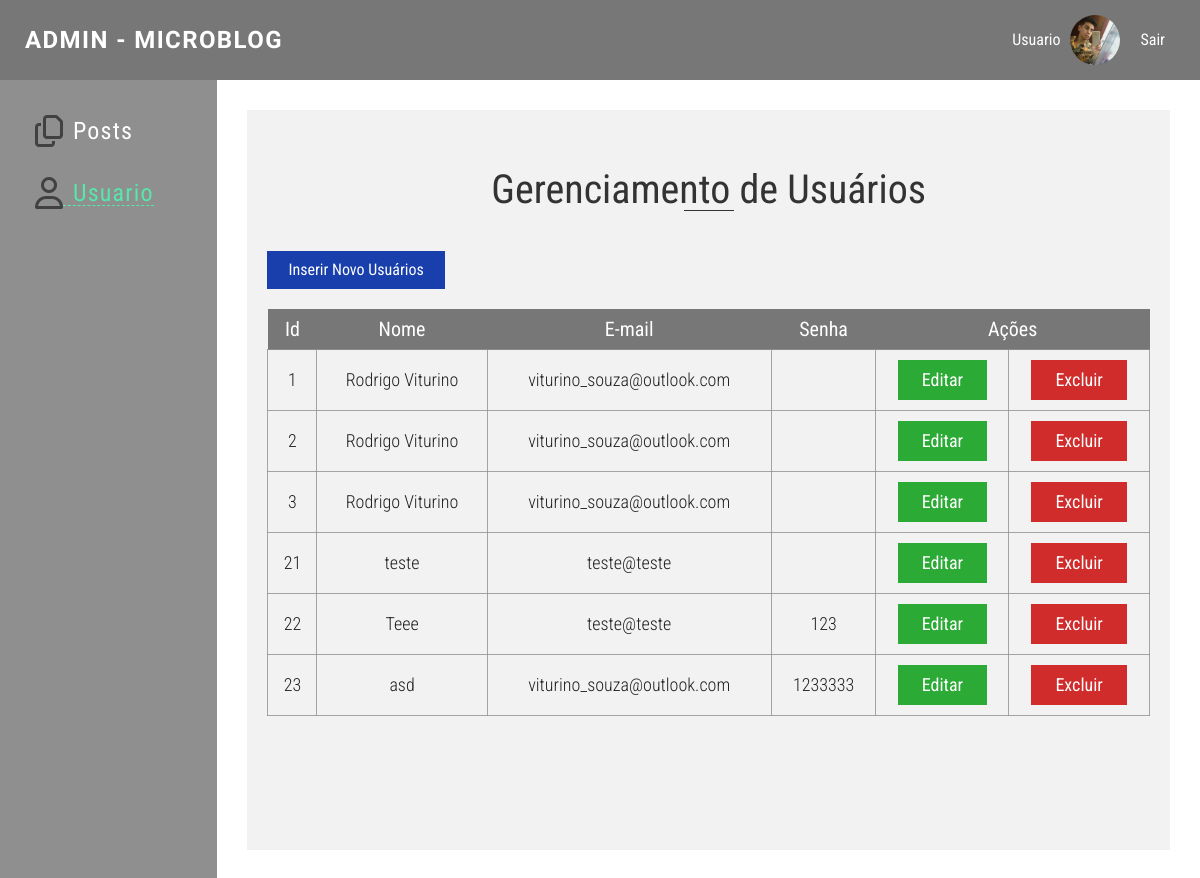
The app's page /admin-user.php with its own data.
### tables this page shows
CREATE TABLE IF NOT EXISTS `contatos` (
  `id` int(11) NOT NULL AUTO_INCREMENT,
  `nome` varchar(100) DEFAULT NULL,
  `email` varchar(100) NOT NULL,
  `senha` varchar(100) NOT NULL,
  PRIMARY KEY (`id`)
);

### config/Database.php (called while the page is built, shortened)
<?php
class Database {
    public $pdo;
    public function __construct(){
        $this->pdo = new PDO("mysql:dbname=microblog_php;host:localhost", "root","");
    }
    public function getAll(){
        $sql = " SELECT * FROM contatos ";
        $sql = $this->pdo->query($sql);
        if($sql->rowCount() > 0 ) {
            return $sql->fetchAll();
        } else {
            return array();
        }
    }
}
?>

### admin-user.php (the view, shortened to what this page needs)
<?php
    include_once "./include/header_admin.php";
    include_once "./config/Database.php";
    $usuario = new Database();
?>
<main class="main-admin">
    <div class="main-admin__wrapper">
        <aside class="main-admin__wrapper__panel">
            <ul>
                <li>
                    <i class="far fa-copy fa-2x">
                    </i>
                    <a href="admin-posts.php">Posts</a>
                </li>
                <li>
                    <i class="far fa-user fa-2x">
                    </i>
                    <a href="admin-user.php" class="activeMenuPanel">Usuario</a>
                </li>
            </ul>
        </aside>
        <section class="main-admin__wrapper__content-posts">
            <div class="block-title">
                <h2>Gerenciamento de Usuários</h2>
            </div>
            <div class="insert-posts">
                <a href="#" class="btn-insert-posts">Inserir Novo Usuários</a>
            </div>
            <table class="table-posts">
                <thead>
                    <tr>
                        <th>Id</th>
                        <th>Nome</th>
                        <th>E-mail</th>
                        <th>Senha</th>
                        <th colspan="2">Ações</th>
                    </tr>
                </thead>
                <tbody>
                    <?php
                        $resultado = $usuario->getAll();
                        foreach ($resultado as $item) {
                    ?>
                        <tr>
                            <td><?= $item['id'];  ?></td>
                            <td><?= $item['nome'];  ?></td>
                            <td><?= $item['email']; ?></td>
                            <td><?= $item['senha']; ?></td>
                            <td>
                                <a href="#" class="btn-update">Editar</a>
                            </td>
                            <td>
                                <a href="#" class="btn-delete">Excluir</a>
                            </td>
                        </tr>
                    <?php } ?>
                </tbody>
            </table>
        </section>
    </div>
</main>
</body>
</html>

### include/header_admin.php (shortened to what this page needs)
<!DOCTYPE html>
<html lang="pt-br">
<head>
    <link rel="stylesheet" href="style.css">
</head>
<body>
<header class="header-admin">
    <div class="container header-admin__wrapper">
        <div class="grid-5 header-admin__wrapper__logo">
            <a href="admin.php">
                Admin - Microblog
            </a>
        </div>
        <div class="grid-7 header-admin__wrapper__menu">
            <ul>
                <li>
                    <a href="#">Usuario</a>
                    <img src="./assets/img/profile.jpg" alt="" class="user-img">
                </li>
                <li>
                    <a href="sair.php">Sair</a>
                </li>
            </ul>
        </div>
    </div>
</header>

### records on screen
contatos: id "1", nome "Rodrigo Viturino", email "viturino_souza@outlook.com"
contatos: id "2", nome "Rodrigo Viturino", email "viturino_souza@outlook.com"
contatos: id "3", nome "Rodrigo Viturino", email "viturino_souza@outlook.com"
contatos: id "21", nome "teste", email "teste@teste"
contatos: id "22", nome "Teee", email "teste@teste", senha "123"
contatos: id "23", nome "asd", email "viturino_souza@outlook.com", senha "1233333"
